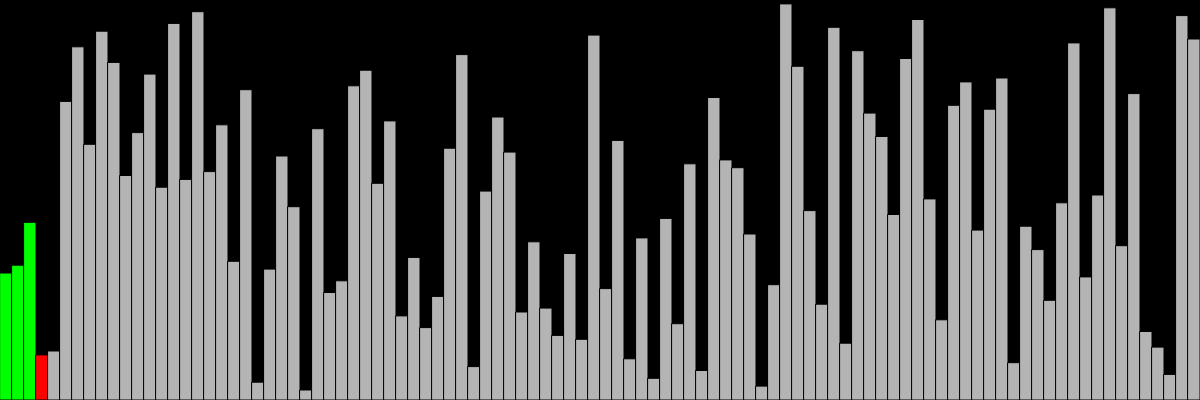
Frame 1 (no input)
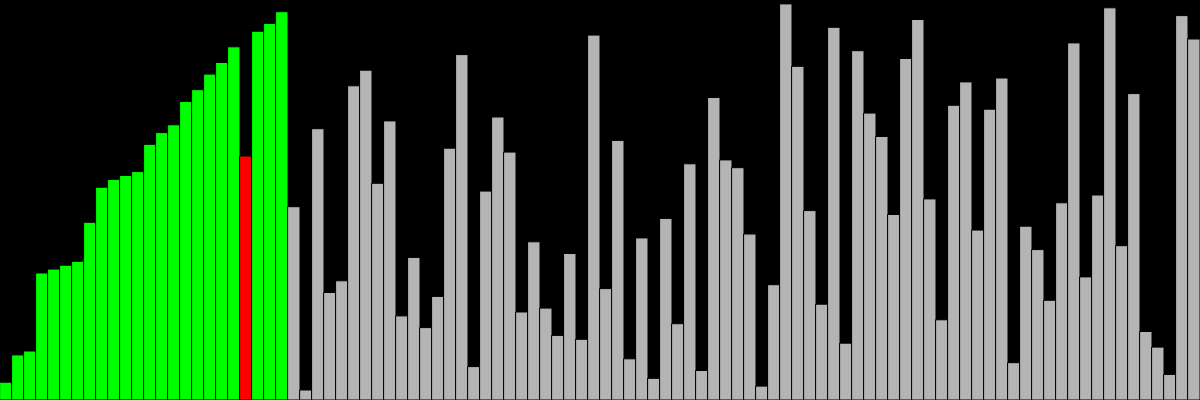
Frame 60 (no input)
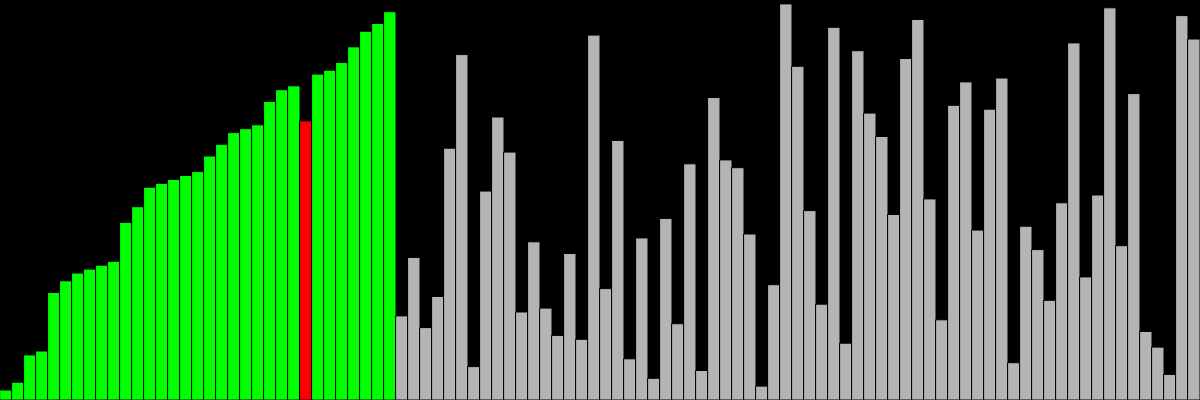
Frame 120 (the mouse pressed at the canvas centre since frame 60)

The p5.js sketch that drew these frames (run headless with seeded random() and noise() and a simulated clock; from frame 60 on, the mouse is pressed at the canvas centre):

// p5.js sketch
// ── sketch.js
//Controls
let cWidth = 1200, cHeight = 400;
const size = 100;
let sleepTime = 0;

let values = new Array(size);
let state = new Array(size);
let finished = false;

function setup()
{
	createCanvas(cWidth, cHeight);
	const low = 10, high = cHeight;
	for (let i = 0; i < size; ++i)
	{
		// values[i] = int(random(low, high))
		values[i] = low + (high - low) * i / size;
		state[i] = 0;
	}
	state[0] = 2;
	shuffle(values);
	display();
	const SORT = async () =>
	{
		await insertsort(values);
		finished = true;
	}
	SORT();
}

function draw()
{
	display();
}

const w = cWidth / size;
function display()
{
	background(0)
	if (finished)
	{
		fill(0, 255, 0)
		for (let i = 0; i < size; ++i)
			rect(w * i, height - values[i], w, values[i])
		noLoop();
		return;
	}

	for (let i = 0; i < size; ++i)
	{
		switch (state[i])
		{
			case 1:
				fill(255, 0, 0); //current element
				break;
			case 2: //sorted so far range
				fill(0, 255, 0);
				break;
			default:
				fill(180);
				break;
		}
		rect(w * i, height - values[i], w, values[i])
	}
}

async function insertsort(a)
{
	let i, key, j;
	for (i = 1; i < a.length; i++)
	{
		key = a[i];
		j = i - 1;

		state[i] = 1;
		await sleep(sleepTime)
		state[i] = 2;

		while (j >= 0 && a[j] > key)
		{
			state[j] = 1;
			swap(a, j, j + 1);
			await sleep(sleepTime)
			state[j] = 2;
			j = j - 1;
		}
		// state[i] = 0;
	}
}

function swap(a, i, j)
{
	let t = a[i];
	a[i] = a[j];
	a[j] = t;
}

function sleep(ms)
{
	return new Promise(resolve => setTimeout(resolve, ms));
}

//Fisher-Yates Algorithm
const shuffle = array =>
{
	for (let i = array.length - 1; i > 0; i--)
	{
		const j = Math.floor(Math.random() * (i + 1));
		const temp = array[i];
		array[i] = array[j];
		array[j] = temp;
	}
}
